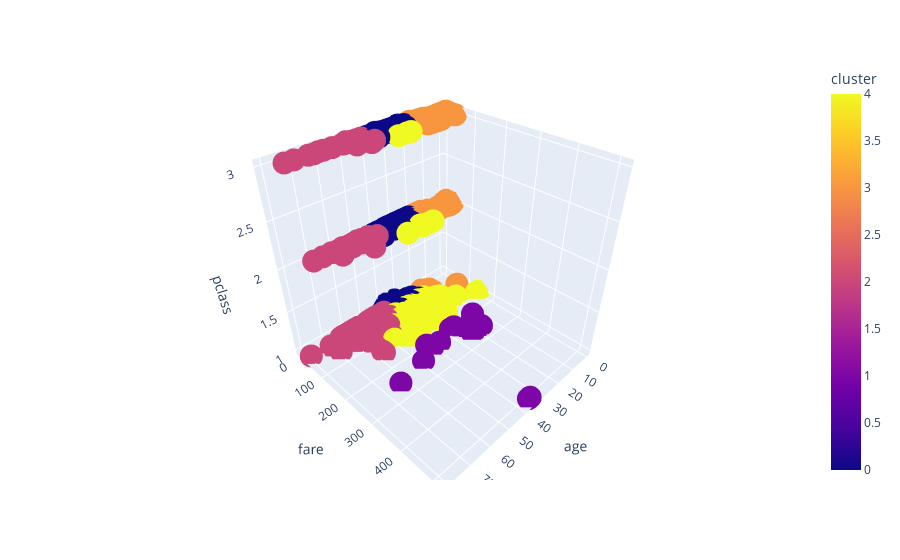

Source (notebook cell):
### Code cell
fig = px.scatter_3d(df, x='age', y='fare', z='pclass', color='cluster')
fig.show()

### Figure 1 — Plotly figure (JSON) as saved in the notebook; plotly's stock layout.template omitted (floating-point values rounded to 4 significant figures; data arrays with more than 128 entries replaced by an {"elided": "..."} marker saying what was removed)
{"data": [{"hovertemplate": "age=%{x}<br>fare=%{y}<br>pclass=%{z}<br>cluster=%{marker.color}<extra></extra>", "legendgroup": "", "marker": {"color": {"elided": "891 int values"}, "coloraxis": "coloraxis", "symbol": "circle"}, "mode": "markers", "name": "", "scene": "scene", "showlegend": false, "type": "scatter3d", "x": {"elided": "891 float values"}, "y": {"elided": "891 float values"}, "z": {"elided": "891 int values"}}], "layout": {"coloraxis": {"colorbar": {"title": {"text": "cluster"}}, "colorscale": [[0, "#0d0887"], [0.1111, "#46039f"], [0.2222, "#7201a8"], [0.3333, "#9c179e"], [0.4444, "#bd3786"], [0.5556, "#d8576b"], [0.6667, "#ed7953"], [0.7778, "#fb9f3a"], [0.8889, "#fdca26"], [1, "#f0f921"]]}, "legend": {"tracegroupgap": 0}, "margin": {"t": 60}, "scene": {"domain": {"x": [0, 1], "y": [0, 1]}, "xaxis": {"title": {"text": "age"}}, "yaxis": {"title": {"text": "fare"}}, "zaxis": {"title": {"text": "pclass"}}}}}
